Frame 1 (no input): blank canvas, image omitted
Frame 60 (no input): blank canvas, image omitted
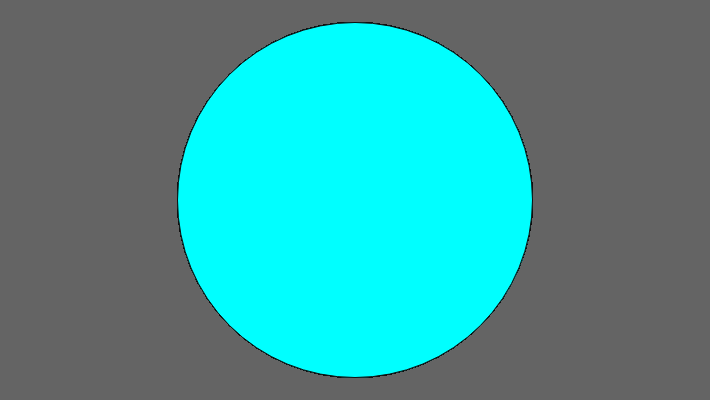
Frame 120 (the mouse pressed at the canvas centre since frame 60)

The p5.js sketch whose frames 1 and 60 were blank and that drew this single picture after the mouse press (run headless with seeded random() and noise() and a simulated clock; from frame 60 on, the mouse is pressed at the canvas centre):

// p5.js sketch
// ── sketch.js

function setup(){
  createCanvas(710,400);
 background(100);
}


function draw() {
  stroke (25);
  colorMode(HSB, height, height, height);
  
  if (mouseIsPressed === true){
    circle (mouseX,mouseY,pmouseX,pmouseY)
    fill(mouseY,height,height);
  }
  
  
}
function variableEllipse(x,y,px,py){
  let speed = abs(x - px) + (y - px);
  stroke(speed);
  ellipse(x,y,speed,speed);
}
